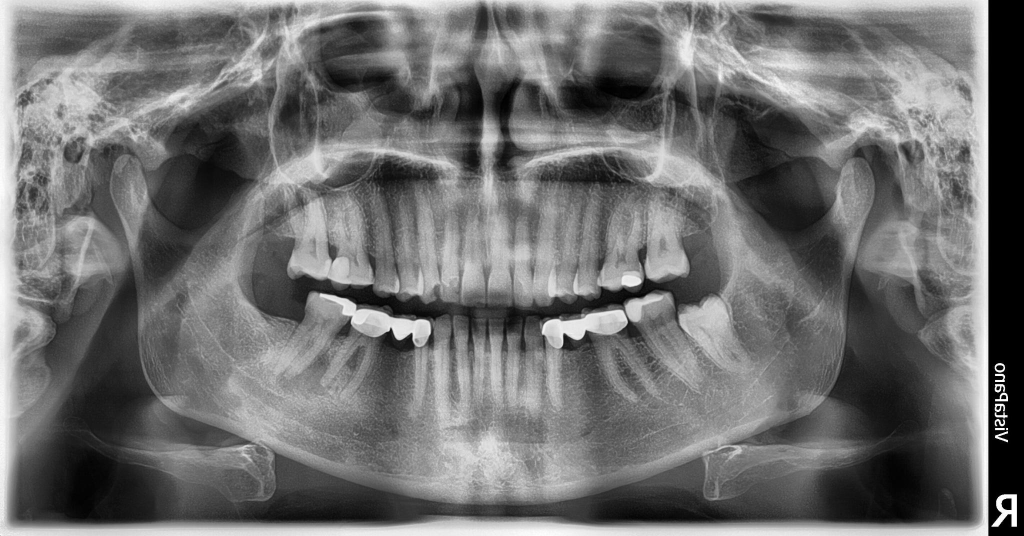
#> input picture dental_progression_ai/custom_datasets/pose/images/train/train_100_png.rf.ee26dba2945a4f38980427d39b5f82fa.jpg, 2048 x 1072 px (shown at 1/2 size)
$ python -i alignment.py   (imports and definitions only)   (older library calls are emulated)
#> lines starting #> are read from the running program, lines starting #| are printed output that depends on the picture; after the words box and inside, x2 and y2 are one past the last pixel; in counts of white or black regions, pixels touching at a corner belong together
#> further down, picture is the input picture: shape (1072, 2048, 3); min 0, max 255, mean 111.5
import cv2
import numpy as np
import logging

try:
    from skimage.metrics import structural_similarity as ssim
except ImportError:
    ssim = None

logger = logging.getLogger("RadiographAligner")

class RadiographAligner:
    """
    Handles robust temporal alignment of dental radiographs using
    both Feature-based (ORB/ECC) and Landmark-based methods.
    """
    MIN_INLIERS = 25
    MIN_INLIER_RATIO = 0.5
    SCALE_RANGE = (0.8, 1.25)
    MAX_ROTATION_DEG = 20.0
    MIN_NCC = 0.5
    AFFINE_FALLBACK = True
    MAX_ANISOTROPY = 1.15     # affine fallback: largest / smallest stretch of a plausible re-take

    def __init__(self, method="affine"):
        self.method = method
        self.orb = cv2.ORB_create(nfeatures=1500)
        self.alignment_status = "unavailable"
        self.last_alignment_confidence = 0.0

        # FLANN matcher
        FLANN_INDEX_LSH = 6
        index_params = dict(algorithm=FLANN_INDEX_LSH, table_number=6, key_size=12, multi_probe_level=1)
        search_params = dict(checks=50)
        self.flann = cv2.FlannBasedMatcher(index_params, search_params)

    def detect_metal_artifacts(self, image):
        """
        Scans for high-intensity saturated pixel clusters (>250) and sharp local gradient
        outliers characteristic of metallic dental restorations/fillings.
        """
        if image is None:
            return {"metal_artifact_detected": False, "saturated_pixel_ratio": 0.0, "extreme_gradient_ratio": 0.0}
        gray = image if len(image.shape) == 2 else cv2.cvtColor(image, cv2.COLOR_BGR2GRAY)
        saturated_mask = (gray >= 250).astype(np.uint8)
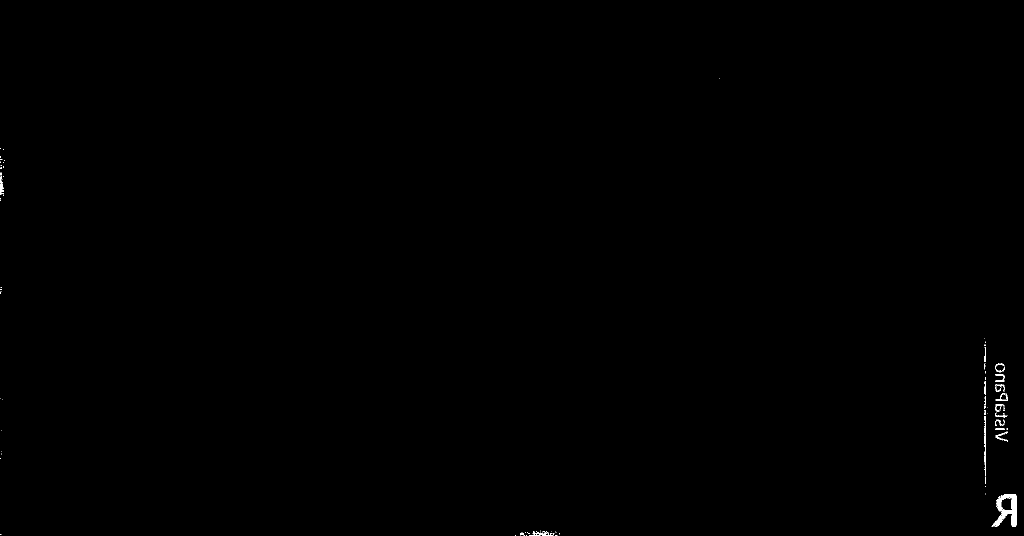
#> saturated_mask: shape (1072, 2048) (shown at 1/2 size); values 0 (black) and 1 (white), 0.14% white; 94 white regions (70 under 20 px), largest, box (x1, y1, x2, y2) and area: (1983, 989, 2033, 1053) 1291, (1968, 832, 1972, 952) 258, (1058, 1062, 1107, 1072) 190
        saturated_ratio = float(np.sum(saturated_mask) / gray.size)
#> saturated_ratio = 0.00143

        # Gradient check for high-contrast metal borders
        sobelx = cv2.Sobel(gray, cv2.CV_64F, 1, 0, ksize=3)
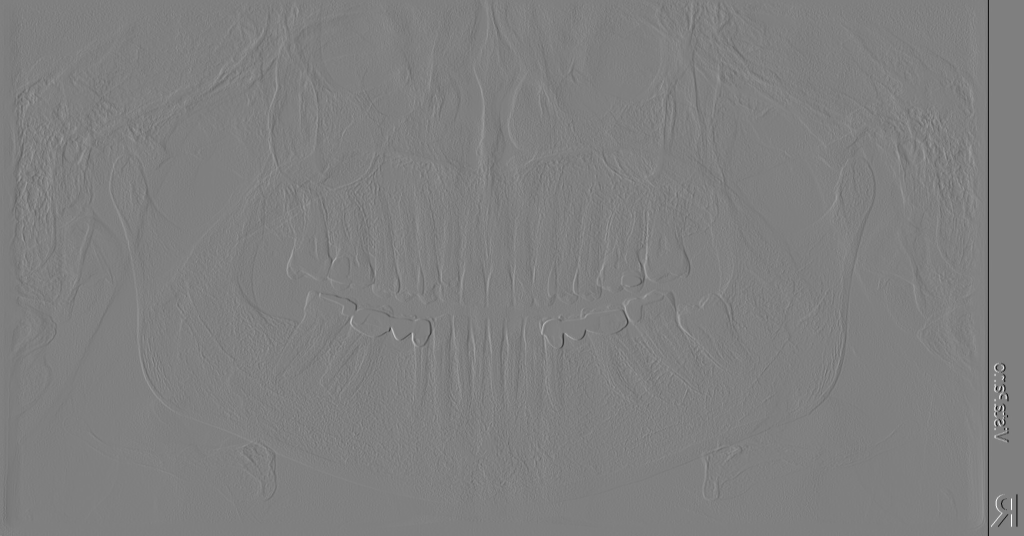
#> sobelx: shape (1072, 2048) float64 (shown at 1/2 size); min -1020, max 1017, mean -0.9; drawn with min black and max white
        sobely = cv2.Sobel(gray, cv2.CV_64F, 0, 1, ksize=3)
        grad_mag = np.sqrt(sobelx**2 + sobely**2)
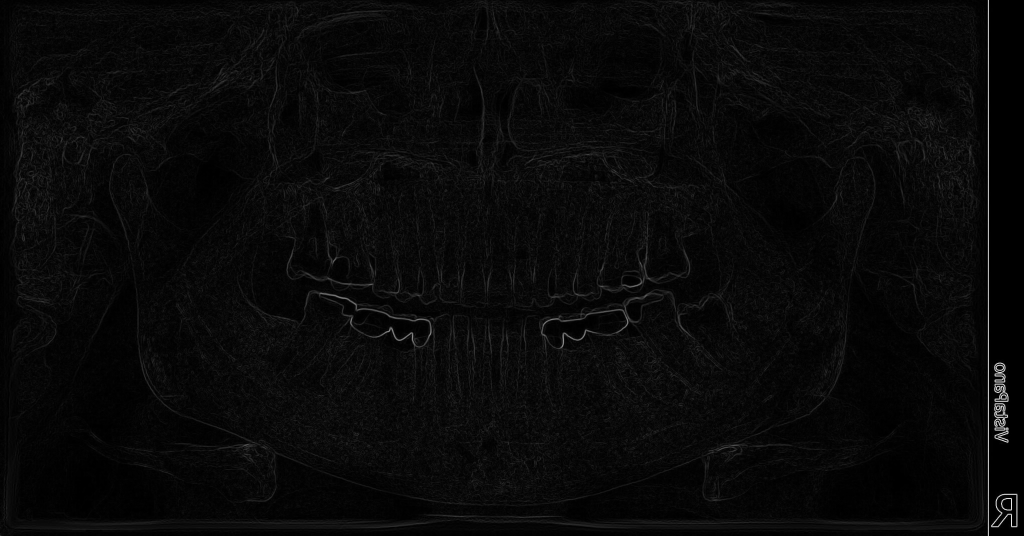
#> grad_mag: shape (1072, 2048) float64 (shown at 1/2 size); min 0, max 1108.7, mean 39.7; drawn with min black and max white
        extreme_grad_ratio = float(np.sum(grad_mag > 1500) / gray.size)
#> extreme_grad_ratio = 0

        has_metal = saturated_ratio > 0.005 and extreme_grad_ratio > 0.002
#> has_metal = False
        return {
            "metal_artifact_detected": has_metal,
            "saturated_pixel_ratio": round(saturated_ratio, 4),
            "extreme_gradient_ratio": round(extreme_grad_ratio, 4)
        }

    # [178 lines left out: functions align_by_features, align_by_landmarks, create_overlay, calibrate_pixels_per_mm, compute_true_cej_abc_distance, not called in this run]

>>> import cv2
>>> picture = cv2.imread('../../../../dental_progression_ai/custom_datasets/pose/images/train/train_100_png.rf.ee26dba2945a4f38980427d39b5f82fa.jpg')
>>> result = RadiographAligner().detect_metal_artifacts(picture)
#> result = {'metal_artifact_detected': False, 'saturated_pixel_ratio': 0.0014, 'extreme_gradient_ratio': 0}

$ run again, on dental_progression_ai/custom_datasets/pose/images/train/train_105_png.rf.cca08b9ff77bccbe1cc03b4d11a3b37f.jpg
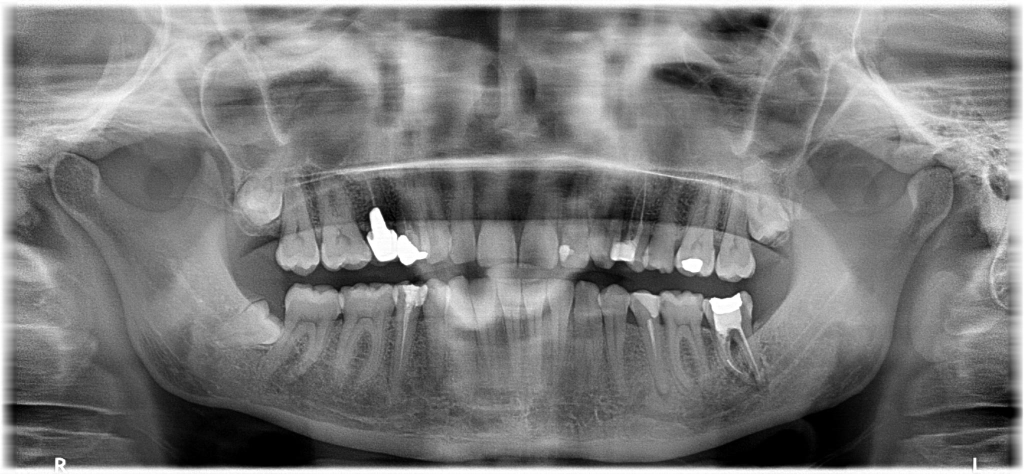
#> input picture dental_progression_ai/custom_datasets/pose/images/train/train_105_png.rf.cca08b9ff77bccbe1cc03b4d11a3b37f.jpg, 2048 x 948 px (shown at 1/2 size)
#> picture is the input picture: shape (948, 2048, 3); min 0, max 255, mean 122.8
#> in detect_metal_artifacts, `saturated_mask = (gray >= 250).astype(np.uint8)`:
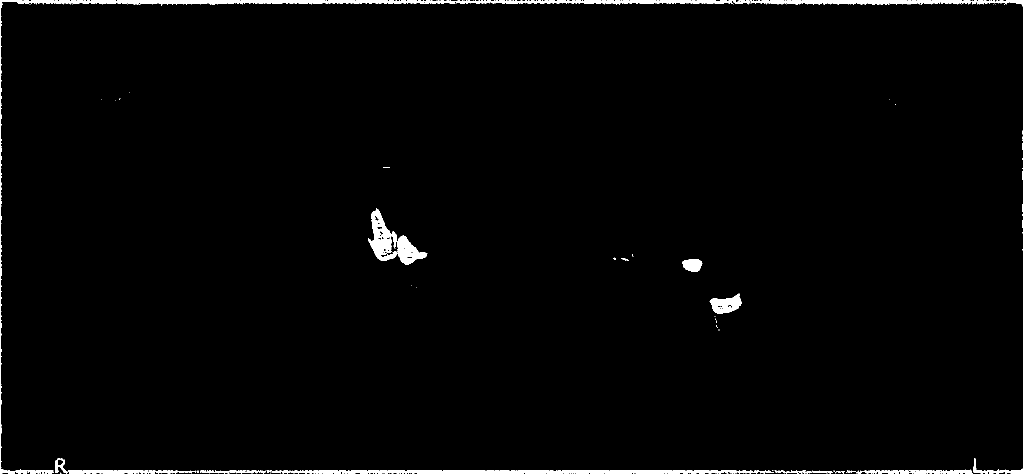
#> saturated_mask: shape (948, 2048) (shown at 1/2 size); values 0 (black) and 1 (white), 1.8% white; 65 white regions (49 under 20 px), largest, box (x1, y1, x2, y2) and area: (0, 0, 1501, 948) 12234, (534, 940, 1548, 948) 6253, (736, 417, 855, 530) 4532
#> saturated_ratio = 0.0185
#> in detect_metal_artifacts, `grad_mag = np.sqrt(sobelx**2 + sobely**2)`:
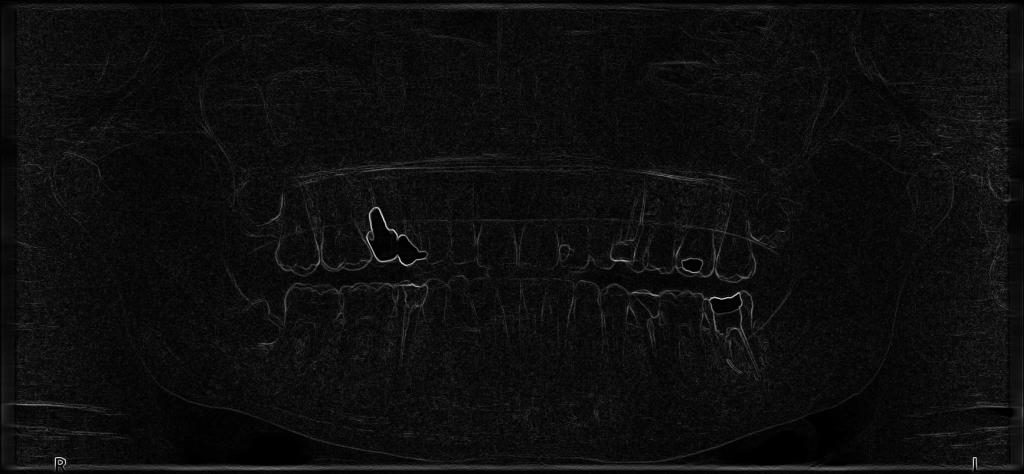
#> grad_mag: shape (948, 2048) float64 (shown at 1/2 size); min 0, max 744, mean 40.5; drawn with min black and max white
#> extreme_grad_ratio = 0
#> has_metal = False
#> result = {'metal_artifact_detected': False, 'saturated_pixel_ratio': 0.0185, 'extreme_gradient_ratio': 0}

$ run again, on dental_progression_ai/custom_datasets/pose/images/train/train_115_png.rf.ab25819378d7960151b8edfb154c92c0.jpg
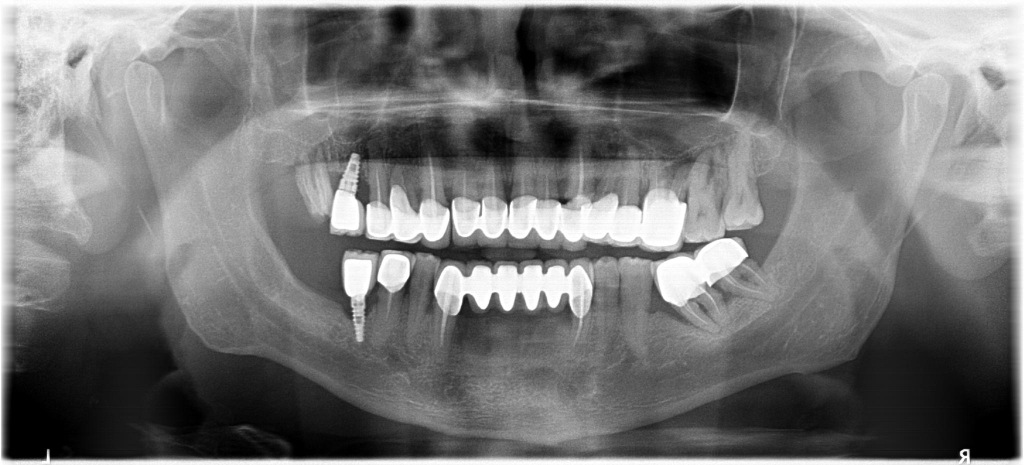
#> input picture dental_progression_ai/custom_datasets/pose/images/train/train_115_png.rf.ab25819378d7960151b8edfb154c92c0.jpg, 2048 x 930 px (shown at 1/2 size)
#> picture is the input picture: shape (930, 2048, 3); min 0, max 255, mean 117.1
#> in detect_metal_artifacts, `saturated_mask = (gray >= 250).astype(np.uint8)`:
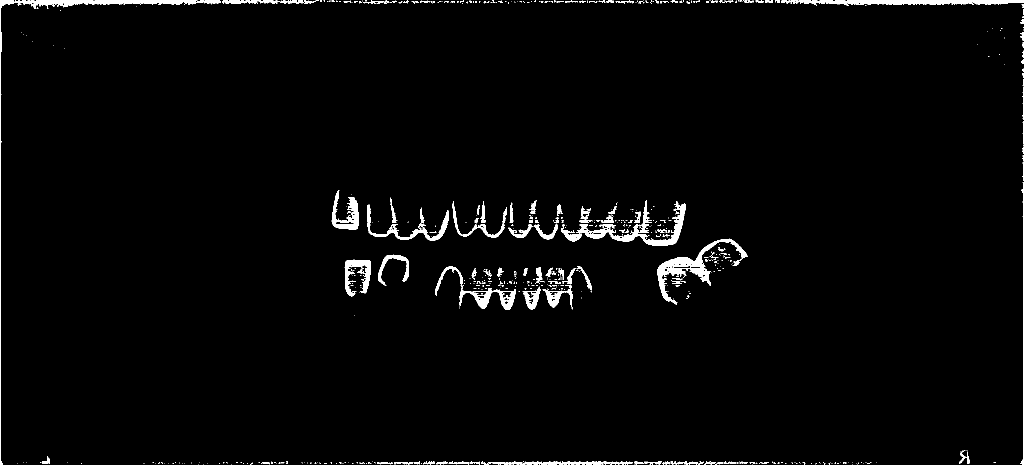
#> saturated_mask: shape (930, 2048) (shown at 1/2 size); values 0 (black) and 1 (white), 2.2% white; 635 white regions (505 under 20 px), largest, box (x1, y1, x2, y2) and area: (0, 0, 442, 930) 5446, (1315, 477, 1496, 609) 3951, (1152, 400, 1371, 492) 3837
#> saturated_ratio = 0.0223
#> in detect_metal_artifacts, `grad_mag = np.sqrt(sobelx**2 + sobely**2)`:
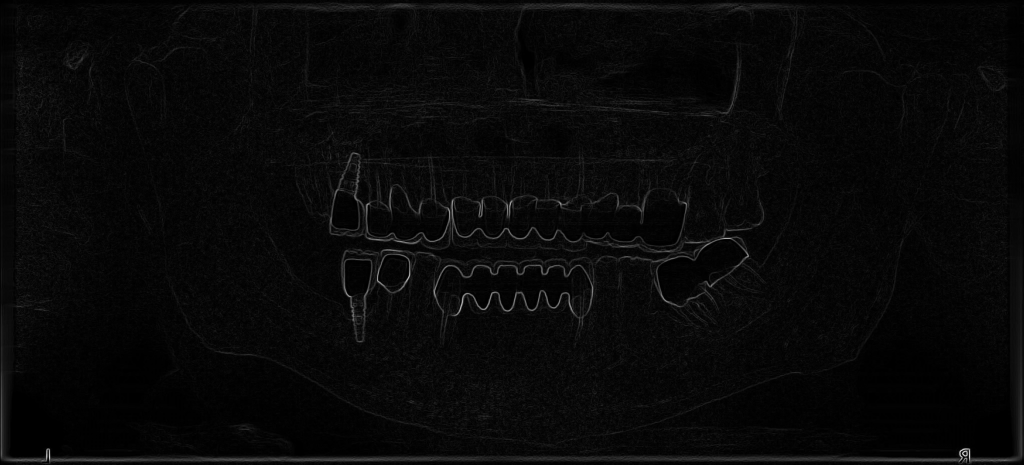
#> grad_mag: shape (930, 2048) float64 (shown at 1/2 size); min 0, max 882, mean 30.1; drawn with min black and max white
#> extreme_grad_ratio = 0
#> has_metal = False
#> result = {'metal_artifact_detected': False, 'saturated_pixel_ratio': 0.0223, 'extreme_gradient_ratio': 0}

$ run again, on dental_progression_ai/custom_datasets/pose/images/train/train_121_png.rf.1e9a641d24964e732350372a1f282765.jpg
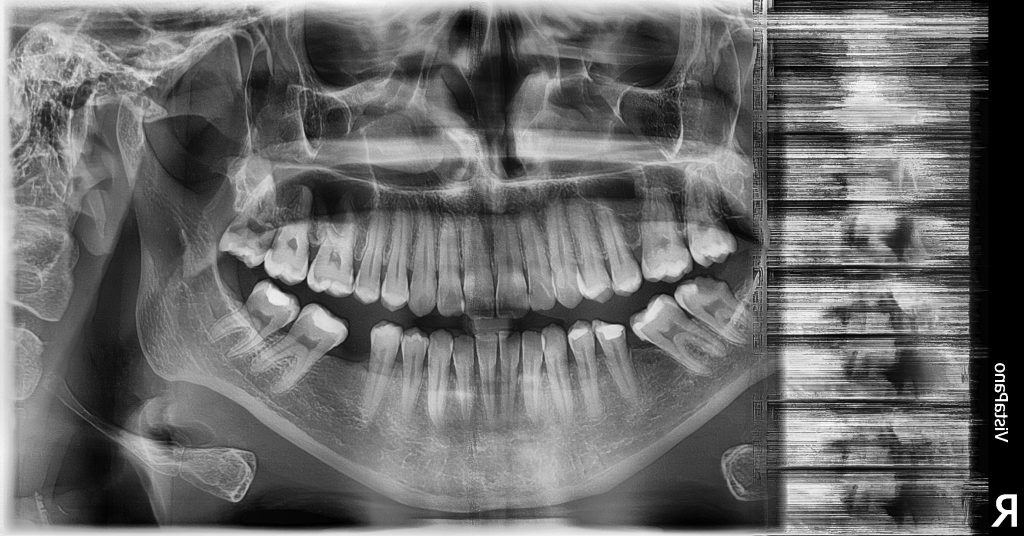
#> input picture dental_progression_ai/custom_datasets/pose/images/train/train_121_png.rf.1e9a641d24964e732350372a1f282765.jpg, 2048 x 1072 px (shown at 1/2 size)
#> picture is the input picture: shape (1072, 2048, 3); min 0, max 255, mean 106.7
#> in detect_metal_artifacts, `saturated_mask = (gray >= 250).astype(np.uint8)`:
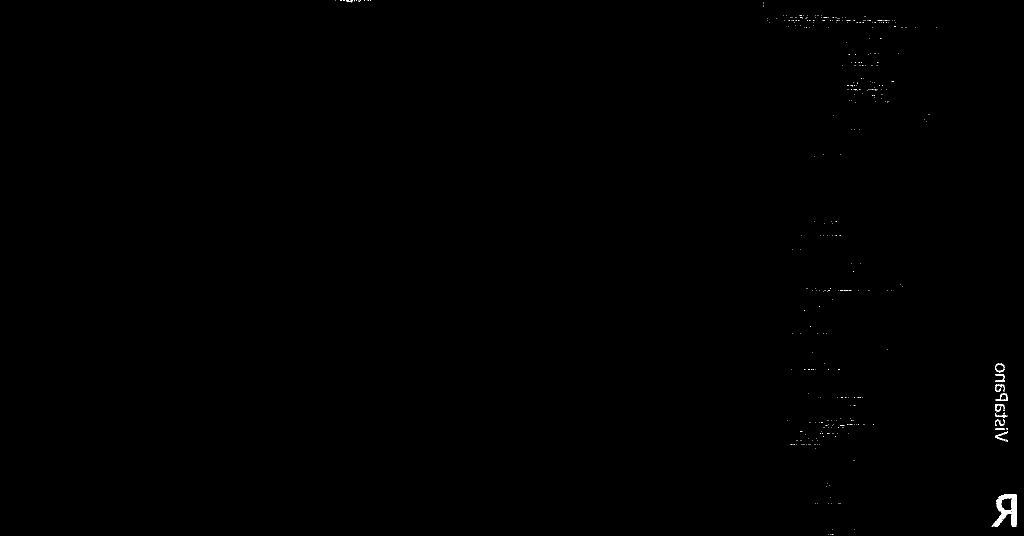
#> saturated_mask: shape (1072, 2048) (shown at 1/2 size); values 0 (black) and 1 (white), 0.13% white; 343 white regions (331 under 20 px), largest, box (x1, y1, x2, y2) and area: (1983, 989, 2033, 1053) 1352, (1991, 786, 2016, 802) 125, (1990, 808, 2010, 824) 113
#> saturated_ratio = 0.00134
#> in detect_metal_artifacts, `grad_mag = np.sqrt(sobelx**2 + sobely**2)`:
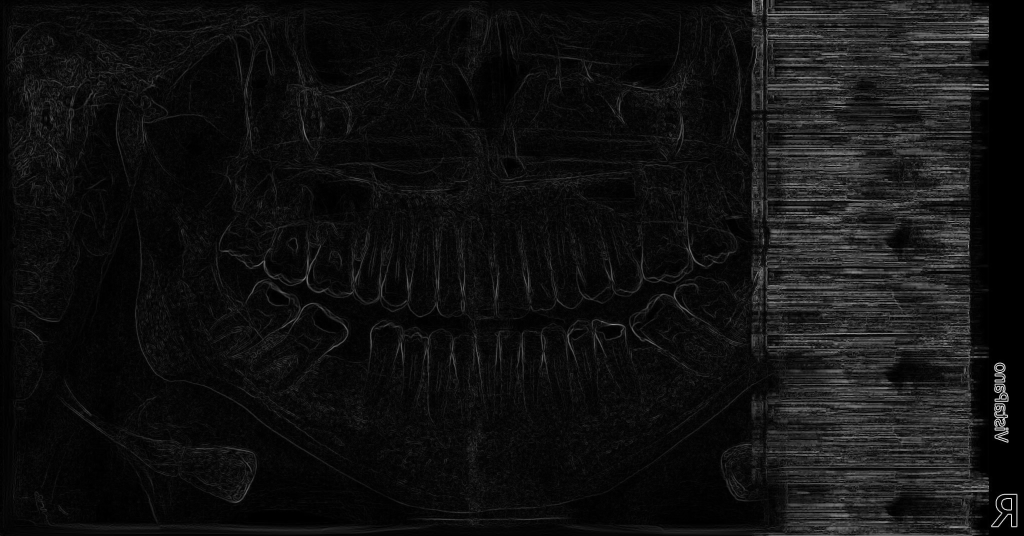
#> grad_mag: shape (1072, 2048) float64 (shown at 1/2 size); min 0, max 1117.8, mean 76; drawn with min black and max white
#> extreme_grad_ratio = 0
#> has_metal = False
#> result = {'metal_artifact_detected': False, 'saturated_pixel_ratio': 0.0013, 'extreme_gradient_ratio': 0}
